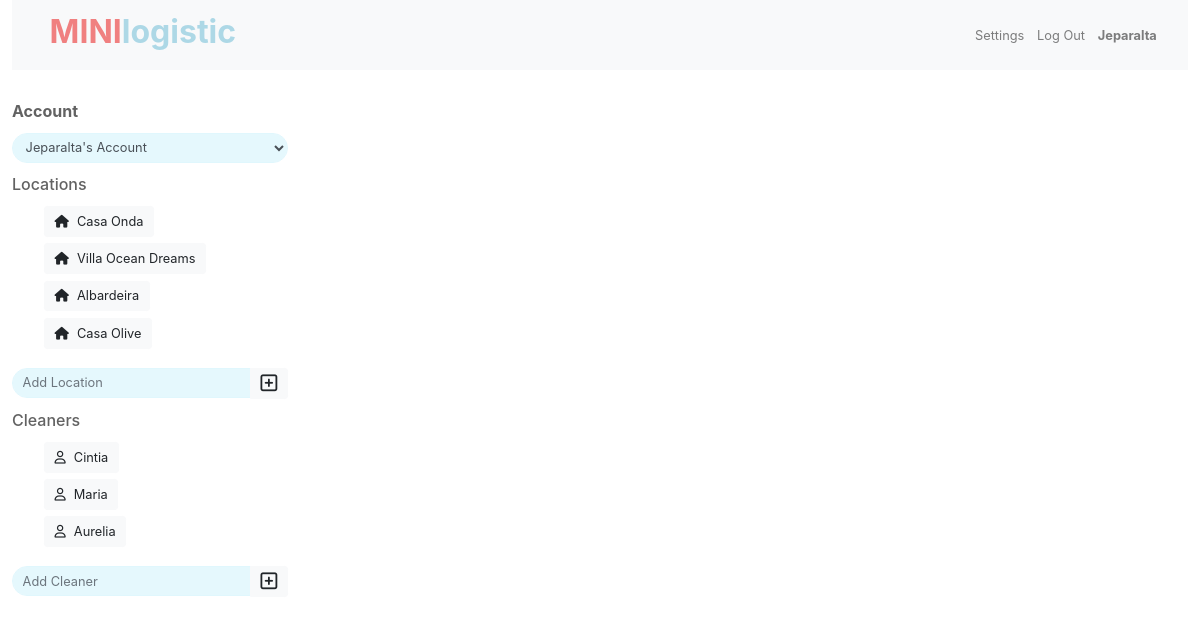
The page /minilogistic/settings/ (signed in) on the database its author committed.
### minilogistic/models.py (models this page shows, shortened)
class User(AbstractUser):
    groups = models.ManyToManyField(Group, related_name='minilogistic_users', blank=True)
    user_permissions = models.ManyToManyField(Permission, related_name='minilogistic_users', blank=True)

class Account(models.Model):
    name = models.CharField(max_length=64)
    created_by = models.ForeignKey(User, on_delete=models.CASCADE, related_name="accounts_created", blank=True)
    date_created = models.DateTimeField(default= datetime.today)
    def __str__(self):
        return f"{self.name}"

class Location(models.Model):
    account = models.ForeignKey(Account, on_delete=models.CASCADE, related_name="locations")
    name = models.CharField(max_length=64)
    address = models.TextField(max_length=200, blank=True)
    comment = models.TextField(max_length=500, blank=True)
    date_created = models.DateTimeField(default= datetime.today)

class Cleaner(models.Model):
    account = models.ForeignKey(Account, on_delete=models.CASCADE, related_name="cleaners")
    name = models.CharField(max_length=64)
    title = models.TextField(max_length=200, blank=True, null=True)
    email = models.EmailField(blank=True, null=True)
    phone_number = PhoneNumberField(blank=True, null=True)
    date_created = models.DateTimeField(default= datetime.today)

### minilogistic/views.py (the view)
# urls.py: path('settings/', views.settings_view, name="settings"),
@login_required
def settings_view(request):
    user = request.user
    account_users = AccountUser.objects.filter(user=user)
    accounts = [account_user.account for account_user in account_users]
    selector = Selector.objects.filter(user=user).first()
    selected_account= selector.account
    locations = Location.objects.filter(account=selected_account)
    cleaners = Cleaner.objects.filter(account=selected_account)
    if request.method == "POST":
        new_location_name = request.POST.get("new_location")
        if new_location_name:
            new_location = Location(name=new_location_name, account=selected_account)
            new_location.save()
            return HttpResponseRedirect(reverse("minilogistic:settings"))
        new_cleaner_name = request.POST.get("new_cleaner")
        if new_cleaner_name:
            new_cleaner = Cleaner(name=new_cleaner_name, account=selected_account)
            new_cleaner.save()
            return HttpResponseRedirect(reverse("minilogistic:settings"))
    else:
        return render(request, "minilogistic/settings.html", {
            "accounts": accounts,
            "selected_account": selected_account,
            "locations": locations,
            "cleaners": cleaners
        })

### minilogistic/templates/minilogistic/settings.html (shortened to what this page needs)
{% extends "minilogistic/layout.html" %}
{% load static %}
{% block body %}
<h5 class="setting-title" ><b>Account</b></h5>
<div class="row">
    <div class="col-3">
        <form>
            <select class="form-control" id="Account" name="account" required>
                        <option value="" selected disabled> {{ selected_account }}</option>
            </select>
        </form>
    </div>
</div>
<h5 class="setting-title">Locations</h5>
<ul>
    {% for location in locations %}
    <li><button class="btn btn-light mb-2"><i class="fa-solid fa-house icon-margin-right"></i>{{ location.name }}</button></li>
    {% endfor %}
</ul>
<div class="row">
    <div class="col-3">
        <form method="POST" action="{% url 'minilogistic:settings' %}">
            <div class="input-group">
                <input class="form-control" type="text" placeholder="Add Location" id="new-location" name="new_location" required>
                <div class="input-group-append">
                    <button type="submit" class="btn btn-light"></button>
                </div>
            </div>
        </form>
    </div>
</div>
<h5 class="setting-title">Cleaners</h5>
<ul>
    {% for cleaner in cleaners %}
    <li><button class="btn btn-light mb-2"><i class="fa-regular fa-user icon-margin-right"></i>{{ cleaner.name }}</button></li>
    {% endfor %}
</ul>
<div class="row">
    <div class="col-3">
        <form method="POST" action="{% url 'minilogistic:settings' %}">
            <div class="input-group">
                <input class="form-control" type="text" placeholder="Add Cleaner" id="new-cleaner" name="new_cleaner" required>
                <div class="input-group-append">
                    <button type="submit" class="btn btn-light"></button>
                </div>
            </div>
        </form>
    </div>
</div>
{% endblock %}

### minilogistic/templates/minilogistic/layout.html (shortened to what this page needs)
{% load static %}
<!DOCTYPE html>
<html lang="en">
    <head>
        <link rel="stylesheet" href="https://stackpath.bootstrapcdn.com/bootstrap/4.4.1/css/bootstrap.min.css">
        <link href="{% static 'minilogistic/styles.css' %}" rel="stylesheet">
        <link rel="stylesheet" href="https://cdnjs.cloudflare.com/ajax/libs/font-awesome/4.7.0/css/font-awesome.min.css">
        <link rel="stylesheet" href="https://cdnjs.cloudflare.com/ajax/libs/font-awesome/6.0.0-beta3/css/all.min.css">
    </head>
    <body>
        <div class="container-fluid">
            <nav class="navbar navbar-expand-sm navbar-light bg-light">
                <div class="container-fluid">
                    <div class="collapse navbar-collapse" id="navbarNav">
                        <div class="d-flex align-items-center mr-auto">
                            <a class="nav-link" href="{% url 'minilogistic:agenda' %}" style="display: inline-flex;">
                                <h1 style="color:lightcoral; font-weight: bold;">MINI</h1>
                                <h1 style="color:lightblue; font-weight: bold;">logistic</h1>
                            </a>
                        </div>
                        {% if user.is_authenticated %}
                        <ul class="navbar-nav ml-auto">
                            <li class="nav-item">
                                <a class="nav-link" href="{% url 'minilogistic:settings' %}">Settings</a>
                            </li>
                            <li class="nav-item">
                                <a class="nav-link" href="{% url 'minilogistic:logout' %}">Log Out</a>
                            </li>
                            <li class="nav-item">
                                {% if user.is_authenticated %}
                               <a class="nav-link"><strong>{{ user.username }}</strong></a>
                            {% else %}
                                Not signed in.
                            {% endif %}
                            </li>
                        </ul>
                        {% endif %}
                    </div>
                </div>
            </nav>
            <br>
            {% block body %}
            {% endblock %}
        </div>
    </body>
</html>

### minilogistic/static/minilogistic/styles.css (style rules this page uses)
body { zoom: 80%; }
p, li { color: rgb(98, 98, 98); }
h5, h2 { color: rgb(98, 98, 98); }
ul li { list-style-type: none; }
.icon-margin-right { margin-right: 10px; }
.setting-title { margin-top: 15px; margin-bottom: 15px; }
.form-control { border-radius: 25px; border-color: rgb(224, 247, 253); background-color: rgba(224, 247, 253, 0.815); }

### rows shown on the page
User: username "Jeparalta"
Account: account "Jeparalta's Account"
Location: name "Casa Onda"
Location: name "Villa Ocean Dreams"
Location: name "Albardeira"
Location: name "Casa Olive"
Cleaner: name "Cintia"
Cleaner: name "Maria"
Cleaner: name "Aurelia"
